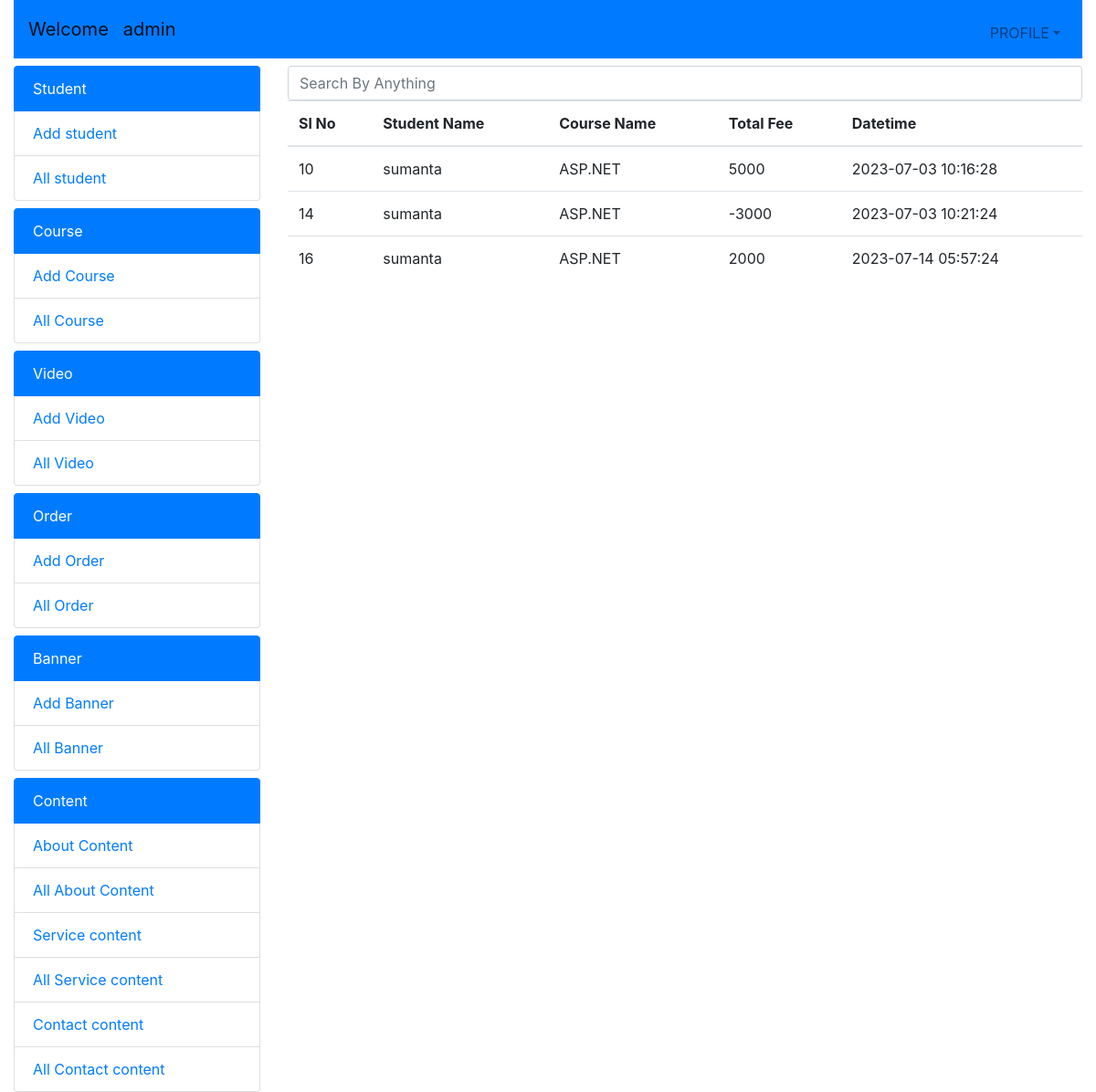
Page /rupa/partpayment.php?id=8 (signed in) on the committed database.
### tables this page shows
CREATE TABLE `partpayment` (
  `id` int(11) NOT NULL,
  `sid` int(11) NOT NULL,
  `oid` int(11) NOT NULL,
  `amount` int(11) NOT NULL,
  `created_at` timestamp NOT NULL DEFAULT current_timestamp() ON UPDATE current_timestamp()
);

CREATE TABLE `student` (
  `id` int(11) NOT NULL,
  `name` varchar(30) NOT NULL,
  `email` varchar(30) NOT NULL,
  `phone` varchar(15) NOT NULL,
  `password` varchar(15) NOT NULL,
  `gender` varchar(10) NOT NULL,
  `nationality` varchar(15) NOT NULL,
  `image` varchar(200) NOT NULL,
  `college` varchar(10) NOT NULL,
  `sem` varchar(10) NOT NULL,
  `department` varchar(15) NOT NULL,
  `date` timestamp NOT NULL DEFAULT current_timestamp() ON UPDATE current_timestamp()
);

CREATE TABLE `course` (
  `id` int(11) NOT NULL,
  `name` varchar(30) NOT NULL,
  `img` varchar(255) NOT NULL,
  `duration` varchar(30) NOT NULL,
  `fee` int(11) NOT NULL
);

### rupa/partpayment.php (the view, shortened to what this page needs)
<?php
  include("include/config.php")
  ?>
  <?php
    if(isset($_REQUEST['id']))
    {
      extract($_REQUEST);
    $q2="select * from `partpayment` where `oid`='$id'";
    $e2=mysqli_query($conn,$q2);
     }
    ?>
<!doctype html>
<html lang="en">
  <head>
    <link rel="stylesheet" href="https://stackpath.bootstrapcdn.com/bootstrap/4.3.1/css/bootstrap.min.css">
  </head>
  <body>
    <div class="container-fluid">
    <?php include("include/header.php"); ?>
      <div class="row">
      <?php include("include/navbar.php"); ?>
        <div class="col-lg-9">
              <input type="text"
                class="form-control mt-2" name="myinput" id="" aria-describedby="helpId" placeholder="Search By Anything">
        <table class="table">
            <thead>
              <tr>
                <th>Sl No</th>
                <th>Student Name</th>
                <th>Course Name</th>
                <th>Total Fee</th>
                <th>Datetime</th>
              </tr>
            </thead>
            <tbody id="mytable">
               <?php
                 while($res=mysqli_fetch_row($e2))
                 {
                  $q3="SELECT a.name, b.cid FROM course a, myorder b WHERE b.id ='$id' and a.id = b.cid";
                  $e3=mysqli_query($conn,$q3);
                  $res3=mysqli_fetch_row($e3);
                  $q4="select * from `student` where `id`='$res[1]'";
                  $e4=mysqli_query($conn,$q4);
                  $res4=mysqli_fetch_row($e4);
               ?>
              <tr>
                <td scope="row"><?php echo "$res[0]"; ?></td>
                <td><?php echo "$res4[1]"; ?></td>
                <td><?php echo "$res3[0]"; ?></td>
                <td><?php echo "$res[3]"; ?></td>
                <td><?php echo "$res[4]"; ?></td>
             </tr>
             <?php
                 }
             ?>
            </tbody>
          </table>
        </div>
      </div>
    </div>
     <?php include("include/footer.php") ?>

### rows in the picture
partpayment: id "10", student.name "sumanta", course.name "ASP.NET", amount "5000", created_at "2023-07-03 10:16:28"
partpayment: id "14", student.name "sumanta", course.name "ASP.NET", amount "-3000", created_at "2023-07-03 10:21:24"
partpayment: id "16", student.name "sumanta", course.name "ASP.NET", amount "2000", created_at "2023-07-14 05:57:24"

### other values in the picture
$_SESSION['adm'] "admin"
